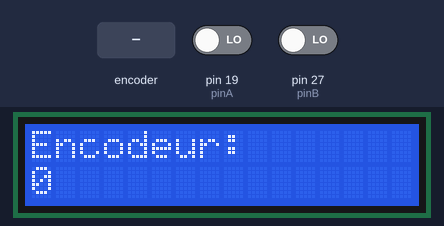
The program below on a simulated Arduino Mega 2560, built with avr-gcc and run on an emulated ATmega2560. On the bench: 16×2 character LCD. Inputs (shaded band) come from the test bench; at power-on: pin 19 (pinA) LOW, pin 27 (pinB) LOW.

Above: at 1.2 s.
1.3 s: rotary encoder on pin 19 (pinA) / pin 27 (pinB) turned 3 steps (first pin leading)
At 3.0 s:
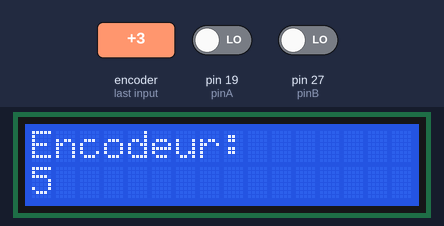
3.4 s: rotary encoder on pin 19 (pinA) / pin 27 (pinB) turned 1 step (first pin leading)
At 4.5 s:
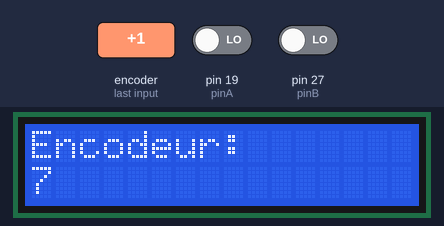
5.1 s: rotary encoder on pin 19 (pinA) / pin 27 (pinB) turned 1 step (first pin leading)
At 5.8 s:
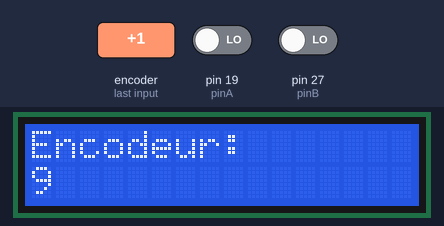
Timing chart, 0 to 8.1 s (numbered marks = the images above; inputs shaded):
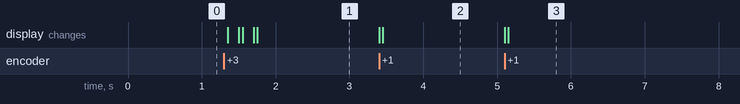

The program:

main.cpp
```cpp
// include the library code:
#include <Arduino.h>
#include <LiquidCrystal.h>
#include "incremental.h"

// initialize the library by associating any needed LCD interface pin
// with the arduino pin number it is connected to
const int rs = 3, en = 4 , d4 = 8, d5 = 9, d6 = 10, d7 = 11;
LiquidCrystal lcd(rs, en, d4, d5, d6, d7);

// Encoder pins
const int pinA = 19;   // doit être une pin interruption
const int pinB = 27;

int lastValue = 9999;  // pour éviter rafraîchissement inutile

void setup()
{
  lcd.begin(16, 2);
  lcd.print("Encodeur:");

  //setup de l'encodeur
  if(setup_encoder(pinA, pinB) == -1)
  {
    lcd.setCursor(0,1);
    lcd.print("Erreur ENCOD!");
    while(1); // stop
  }
}

void loop()
{
  // lecture de l'encodeur à chaque loop
  int value = read_encoder();

  // utilisation de l'encodeur
  if(value != lastValue)
  {
    lcd.setCursor(0,1);
    lcd.print("                ");  // Clear
    lcd.setCursor(0,1);
    lcd.print(value);
    lastValue = value;
  }
}
```

incremental.cpp
```cpp
/*
 * incremental.cpp
 *
 * Serge Caron, feb 2026
 * Modifications made by Ludovik Verhoef, feb 2026
 *
 * Decode cheap rotary encoder. Contrary to a quadrature encoder, some rotary encoders always send 2 pulses per detend (1 falling edge and 1 rising edge per channel)
 * before going back to an idle state.
 * In such case, all you have to do is interrupt on the falling edge of one channel. When it occurs, the state of the second channel tells you the direction of rotation.
 * Original code is from there:
 * https://arduino.stackexchange.com/questions/61785/cant-you-easily-use-quadrature-incremental-rotary-encoders-at-2x-or-4x-their
 *
 * ArduinoMega digital pin usable for interrupt: 2, 3, 18, 19, 20, 21
 */

#include <Arduino.h>
#include "incremental.h"

// internal variable
int rotaryPinA;   // this is your interrupt pin
int rotaryPinB;   // this can be any digital input
bool rotaryValueChanged = false;
volatile int rotaryValue = 0;  // the actual count

// *********************************************************************
// encode()
// ISR that decodes your cheap encoder
// The count is kept in rotaryValue
// *********************************************************************
void encode()
{
  /*// state of Pin B at falling edge of Pin A tells us the direction of rotation
  bool pinBState = digitalRead(rotaryPinB);
  rotaryValue +=  (pinBState) ? -1 : 1;*/

  rotaryValueChanged = true;
  //Read the PinA & PinB (Digital Pins 2 & 3) using port register PINE, 4th and 5th bit
  //Fast equivalent to pinAState = digitalRead(rotaryPinA) == LOW
  //bool pinAState = (PINE & (1 << 4)) == 0;
  //bool pinBState = (PINE & (1 << 5)) == 0;

  bool pinAState = digitalRead(rotaryPinA);
  bool pinBState = digitalRead(rotaryPinB);

  rotaryValue +=  (pinAState == pinBState) ? -1 : 1;
}

// *********************************************************************
// setup_encoder()
// intPinA is the interrupt pin; PinB can be any other digital input pin
// return -1 if failed to setup interrupt
// *********************************************************************
int setup_encoder(int intPinA, int PinB)
{
  if(digitalPinToInterrupt(intPinA) == -1)
    return -1;  // not a valid interrupt pin
  else
  {
    rotaryPinA = intPinA;
    rotaryPinB = PinB;
    pinMode(intPinA, INPUT);
    pinMode(PinB, INPUT);
    attachInterrupt(digitalPinToInterrupt(intPinA), encode, CHANGE);
    return 0;   // setup is done
  }
}

// *********************************************************************
// read_encoder()
// return the content of rotaryValue
// *********************************************************************
int read_encoder()
{
  return rotaryValue;
}

// *********************************************************************
// write_encoder()
// set the content of rotaryValue
// *********************************************************************
void write_encoder(int value)
{
  noInterrupts();
  rotaryValue = value;
  interrupts();
}


/* endoffile */
```

incremental.h
```cpp
/*
 * incremental.h
 *
 * Serge Caron, feb 2026
 *
 * Decode cheap rotary encoder. Contrary to a quadrature encoder, some rotary encoders always send 2 pulses per detend (1 falling edge and 1 rising edge per channel)
 * before going back to an idle state.
 * In such case, all you have to do is interrupt on the falling edge of one channel. When it occurs, the state of the second channel tells you the direction of rotation.
 * Original code is from there:
 * https://arduino.stackexchange.com/questions/61785/cant-you-easily-use-quadrature-incremental-rotary-encoders-at-2x-or-4x-their
 *
 * ArduinoMega digital pin usable for interrupt: 2, 3, 18, 19, 20, 21
 */

#ifndef INCREMENTAL_H
#define INCREMENTAL_H

void encode();  // The interrupt. Leave it alone
int setup_encoder(int intPinA, int PinB);   // intPinA must be an interrupt pin. Return -1 if interrupt could not be setup.
int read_encoder();
void write_encoder(int value);

#endif


/* endoffile */
```

Measured:
- after the input at 1.3 s, the display: first changes after 0.05 s (image 1 shows a later state)
- after the input at 3.4 s, the display: first changes at once (image 2 shows a later state)
- after the input at 5.1 s, the display: first changes at once (image 3 shows a later state)
